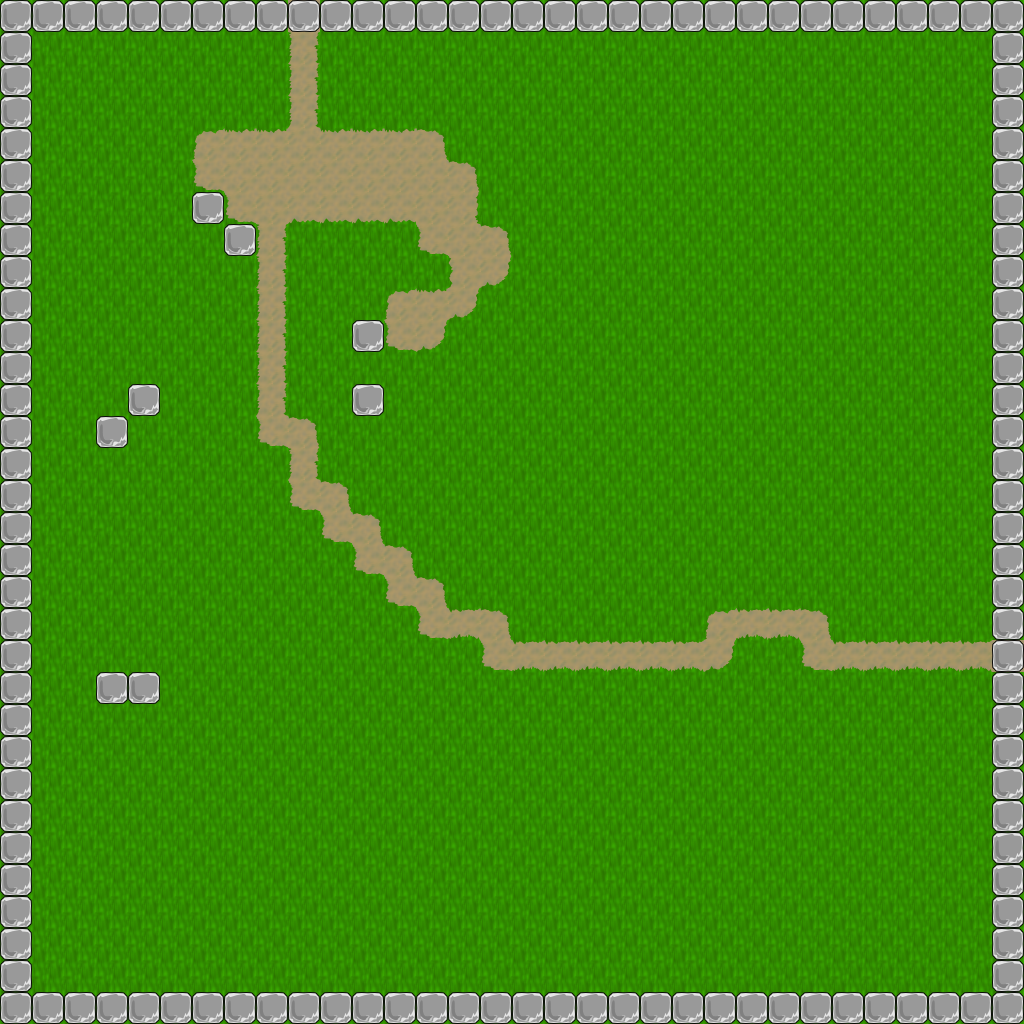

A 2D game scene composited from a Tiled map and its tileset images. What follows is a short description and the map's XML, with each tile layer's data collapsed to a summary:
An orthogonal 32x32 tile map with 32x32 px tiles, 4 tile layers (BACKGROUND, MAIN, WALLS, FOREGROUND).

<map version="1.0" orientation="orthogonal" width="32" height="32" tilewidth="32" tileheight="32">
 <tileset firstgid="1" name="terrain" tilewidth="32" tileheight="32">
  <image source="ter/terrain.png" width="512" height="256" />
 </tileset>
 <layer name="BACKGROUND" width="32" height="32">
  <data>[1024 cells, 1024 non-empty, 2 distinct tile ids]</data>
 </layer>
 <layer name="MAIN" width="32" height="32">
  <data>[1024 cells, 65 non-empty, 10 distinct tile ids]</data>
 </layer>
 <layer name="WALLS" width="32" height="32">
  <data>[1024 cells, 132 non-empty, 1 distinct tile ids]</data>
 </layer>
 <layer name="FOREGROUND" width="32" height="32">
  <data>[1024 cells, 0 non-empty, 0 distinct tile ids]</data>
 </layer>
</map>